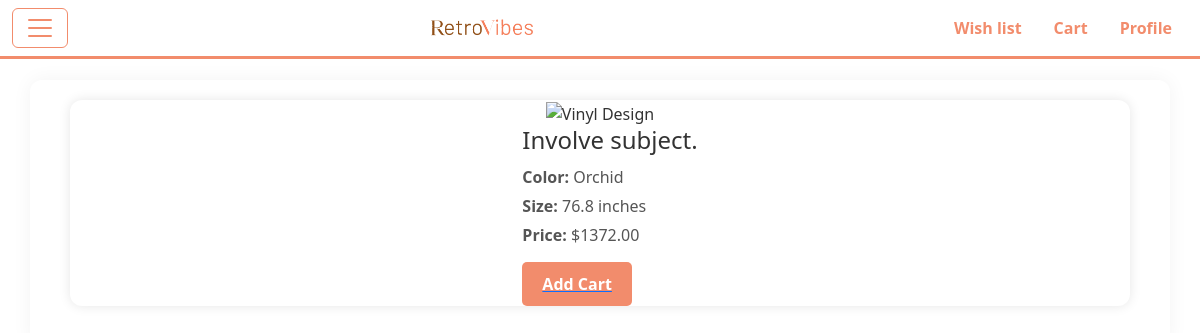
Page /vinyls/1 on the committed database.
### pages/models.py (models this page shows)
class Vinyl(models.Model):
    name = models.CharField(max_length=255)
    imageDesign = models.ImageField(upload_to='templates/image')
    size = models.FloatField()
    colour = models.CharField(max_length=30)
    price = models.DecimalField(max_digits=10, decimal_places=2, default=19.99)

### pages/views.py (the view)
# urls.py: path('vinyls/<str:id>', VinylShowView.as_view(), name='show'),
class VinylShowView(TemplateView):
    template_name = 'vinyl/show.html'
    def get(self, request, id):
        vinyl = get_object_or_404(Vinyl, pk=id)  # Esto ya maneja errores automáticamente
        return render(request, self.template_name, {"vinyl": vinyl})

### pages/templates/vinyl/show.html (shortened to what this page needs)
{% extends 'pages/base.html' %}
{% block content %}
<div class="vinyl-card">
    <div class="vinyl-image">
        <img src="https://www.pngmart.com/files/6/Vinyl-PNG-Free-Download.png" alt="Vinyl Design">
    </div>
    <div class="vinyl-details">
        <h2>{{ vinyl.name }}</h2>
        <p><strong>Color:</strong> {{ vinyl.colour }}</p>
        <p><strong>Size:</strong> {{ vinyl.size }} inches</p>
        <p><strong>Price:</strong> ${{ vinyl.price }}</p>
        <a href="{% url 'cart_index' %}">
            <button class="buy-btn">Add Cart</button>
        </a>
    </div>
</div>
{% endblock %}

### pages/static/pages/app.css (style rules this page uses)
.vinyl-details { padding-left: 20px; }
.vinyl-details h2 { font-size: 24px; margin-bottom: 10px; color: #333; }
.vinyl-details p { font-size: 16px; margin: 5px 0; color: #555; }
.buy-btn { display: block; margin-top: 15px; padding: 10px 20px; background: #f28c6c; color: white; border: none; border-radius: 5px; font-size: 16px; cursor: pointer; transition: 0.3s; }
* { margin: 0; padding: 0; box-sizing: border-box; }
button { background-color: #f28c6c; color: white; border: none; padding: 8px 16px; border-radius: 6px; font-weight: bold; cursor: pointer; transition: background-color 0.3s; }
.vinyl-card { background: white; border-radius: 12px; box-shadow: 0 0 12px rgba(0,0,0,0.1); overflow: hidden; transition: transform 0.2s; display: flex; flex-direction: column; align-items: center; }

### rows in the picture
Vinyl: name "Involve subject.", colour "Orchid", size "76.8", price "1372.00"
